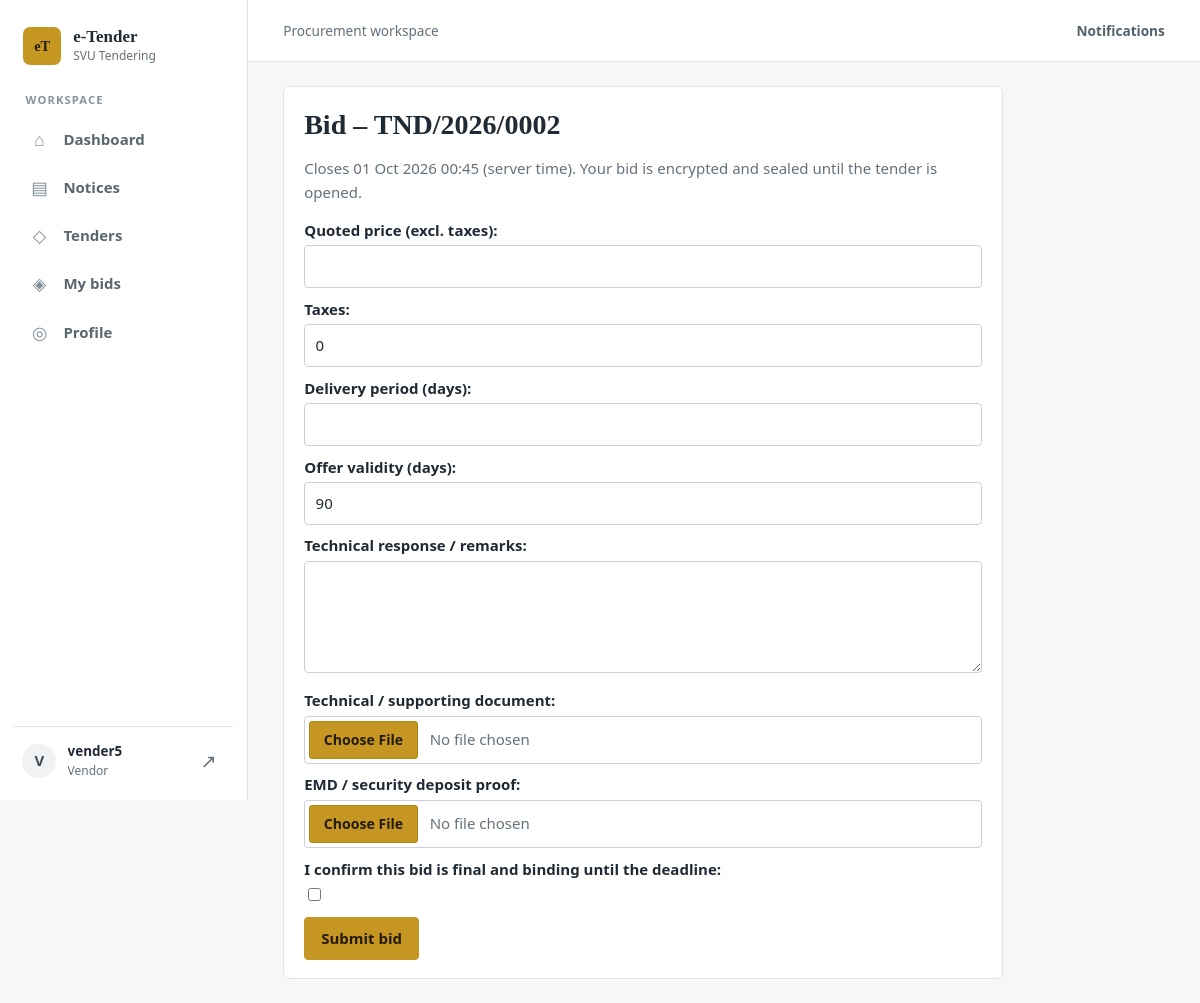
The app's page /tenders/2/bid/ (signed in) with its own data.
### accounts/models.py (models this page shows, shortened)
class User(AbstractUser):
    class Role(models.TextChoices):
        ADMIN = 'ADMIN', 'Admin'
        PO = 'PO', 'Purchase Officer'
        HOD = 'HOD', 'Head of Department'
        TC = 'TC', 'Technical Committee'
        FC = 'FC', 'Finance Committee'
        CFO = 'CFO', 'CFO'
        VENDOR = 'VENDOR', 'Vendor'
    email = models.EmailField(unique=True)
    role = models.CharField(max_length=10, choices=Role.choices, default=Role.VENDOR)
    phone = models.CharField(max_length=30, blank=True)
    email_verified = models.BooleanField(default=False)
    failed_attempts = models.PositiveIntegerField(default=0)
    locked_until = models.DateTimeField(null=True, blank=True)
    INTERNAL_ROLES = ('ADMIN', 'PO', 'HOD', 'TC', 'FC', 'CFO')

### tenders/models.py (models this page shows, shortened)
class Tender(models.Model):
    class Status(models.TextChoices):
        DRAFT = 'DRAFT', 'Draft'
        PUBLISHED = 'PUBLISHED', 'Published'
        BIDDING_OPEN = 'BIDDING_OPEN', 'Bidding open'
        BIDDING_CLOSED = 'BIDDING_CLOSED', 'Bidding closed'
        OPENED = 'OPENED', 'Opened'
        TECHNICAL_REVIEW = 'TECHNICAL_REVIEW', 'Technical review'
        TECHNICAL_APPROVED = 'TECHNICAL_APPROVED', 'Technically approved'
        FINANCE_REVIEW = 'FINANCE_REVIEW', 'Finance review'
        QUOTATION_VALIDATION = 'QUOTATION_VALIDATION', 'Quotation validation'
        CFO_REVIEW = 'CFO_REVIEW', 'CFO review'
        APPROVED = 'APPROVED', 'Approved (award pending)'
        AWARDED = 'AWARDED', 'Awarded'
        CLOSED = 'CLOSED', 'Closed'
        REJECTED = 'REJECTED', 'Rejected'
        SENT_BACK = 'SENT_BACK', 'Sent back'
        CANCELLED = 'CANCELLED', 'Cancelled'
    class Visibility(models.TextChoices):
        OPEN = 'OPEN', 'Open – all approved vendors'
        LIMITED = 'LIMITED', 'Limited – invited vendors only'
    tender_no = models.CharField(max_length=30, blank=True, unique=True)
    notice = models.ForeignKey(Notice, null=True, blank=True, on_delete=models.PROTECT, related_name='tenders')
    title = models.CharField(max_length=250)
    category = models.CharField(max_length=80)
    description = models.TextField('Description / specification')
    quantity = models.DecimalField(max_digits=14, decimal_places=2, default=1)
    unit = models.CharField(max_length=30, default='Nos')
    estimated_value = models.DecimalField(max_digits=16, decimal_places=2)
    currency = models.CharField(max_length=5, default='INR')
    emd_amount = models.DecimalField('EMD / security deposit', max_digits=14, decimal_places=2, default=0)
    eligibility = models.TextField(blank=True)
    terms = models.TextField('Payment & delivery terms / T&C', blank=True)
    evaluation_criteria = models.TextField(blank=True)
    contact_person = models.CharField(max_length=200, blank=True)
    visibility = models.CharField(max_length=8, choices=Visibility.choices, default=Visibility.OPEN)
    bid_start_at = models.DateTimeField()
    bid_end_at = models.DateTimeField()
    opening_at = models.DateTimeField()
    status = models.CharField(max_length=22, choices=Status.choices, default=Status.DRAFT)
    return_stage = models.CharField(max_length=10, blank=True)   # stage that rejected / sent back
    status_reason = models.TextField(blank=True)
    round = models.PositiveIntegerField(default=0)                # increments on each forward
    created_by = models.ForeignKey(User, on_delete=models.PROTECT, related_name='tenders_created')
    opened_by = models.ForeignKey(User, null=True, blank=True, on_delete=models.PROTECT, related_name='+')
    opened_at = models.DateTimeField(null=True, blank=True)
    created_at = models.DateTimeField(auto_now_add=True)
    class Meta:
        ordering = ['-created_at']
    def sync_status(self):
        return self.status

### tenders/views.py (the view, shortened to what this page needs)
# urls.py: path('tenders/<int:pk>/bid/', v.bid_form, name='bid_form'),
@role_required('VENDOR')
def bid_form(request, pk):
    t = get_tender(request, pk)
    v = request.user.vendor
    bid = Bid.objects.filter(tender=t, vendor=v).first()
    initial = {}
    if bid and bid.status != Bid.Status.WITHDRAWN and bid.latest:
        initial = bid.latest.get_payload(as_owner=True)
    form = BidForm(request.POST or None, request.FILES or None, initial=initial, tender=t,
                   has_emd_proof=bool(bid and bid.latest and bid.latest.emd_proof))
    return render(request, 'tenders/bid_form.html', {'t': t, 'form': form, 'bid': bid})

### tenders/forms.py (shortened to what this page needs)
class BidForm(forms.Form):
    price = forms.DecimalField(min_value=0, max_digits=16, decimal_places=2, label='Quoted price (excl. taxes)')
    taxes = forms.DecimalField(min_value=0, max_digits=16, decimal_places=2, initial=0)
    delivery_days = forms.IntegerField(min_value=1, label='Delivery period (days)')
    validity_days = forms.IntegerField(min_value=1, label='Offer validity (days)', initial=90)
    remarks = forms.CharField(widget=forms.Textarea(attrs={'rows': 4}), label='Technical response / remarks', required=False)
    document = forms.FileField(required=False, label='Technical / supporting document', validators=[validate_upload])
    emd_proof = forms.FileField(required=False, label='EMD / security deposit proof', validators=[validate_upload])
    confirm = forms.BooleanField(label='I confirm this bid is final and binding until the deadline')
    def __init__(self, *a, tender=None, has_emd_proof=False, **kw):
        super().__init__(*a, **kw)
        self.tender, self.has_emd_proof = tender, has_emd_proof

### tenders/context_processors.py (called while the page is built)
def globals(request):
    from django.conf import settings
    ctx = {'ORG_NAME': settings.ORG_NAME}
    u = getattr(request, 'user', None)
    if u is not None and u.is_authenticated:
        from .models import Notification
        ctx['unread_count'] = Notification.objects.filter(user=u, read_at__isnull=True).count()
    return ctx

### tenders/views.py (called while the page is built)
def tenders_for(user):
    qs = Tender.objects.all()
    if user.role in ('ADMIN', 'PO'):
        return qs
    if user.role == 'VENDOR':
        v = getattr(user, 'vendor', None)
        if not v or v.status != Vendor.Status.APPROVED:       # blacklisted / suspended see nothing (VEN-04)
            return qs.none()
        return qs.exclude(status__in=[S.DRAFT]).filter(Q(visibility='OPEN') | Q(invites__vendor=v)).distinct()
    if user.role == 'HOD':
        return qs.exclude(status=S.DRAFT)
    stage = {'TC': Stage.TECHNICAL, 'FC': Stage.FINANCE, 'CFO': Stage.CFO}[user.role]
    return qs.filter(forwards__stage=stage).distinct()

def get_tender(request, pk):
    t = get_object_or_404(tenders_for(request.user), pk=pk)       # 404 (not 403) for hidden tenders (T2/T18)
    t.sync_status()
    return t

### templates/tenders/bid_form.html (shortened to what this page needs)
{% extends 'base.html' %}{% block content %}<div class="card" style="max-width:720px"><h1>Bid – {{ t.tender_no }}</h1>
<p class="mut">Closes {{ t.bid_end_at|date:"d M Y H:i" }} (server time). Your bid is encrypted and sealed until the tender is opened.</p>
<form method="post" enctype="multipart/form-data">{% csrf_token %}{{ form.as_p }}<button>Submit bid</button></form>
</div>{% endblock %}

### templates/base.html (shortened to what this page needs)
<!doctype html>
<html lang="en">
<head>
	{% load static %}<link rel="stylesheet" href="{% static 'css/style.css' %}">
</head>
<body>
{% if user.is_authenticated %}
<div class="app-shell">
	<aside class="sidebar">
		<a class="sidebar-brand" href="/">
			<span class="brand-mark" aria-hidden="true">eT</span>
			<span class="brand-copy"><strong>e-Tender</strong><small>{{ ORG_NAME }}</small></span>
		</a>
		<p class="sidebar-section-label">Workspace</p>
		<nav class="side-nav" aria-label="Main navigation">
			<a class="side-link{% if request.resolver_match.url_name == 'dashboard' %} active{% endif %}" href="{% url 'dashboard' %}"><span class="nav-icon" aria-hidden="true">⌂</span>Dashboard</a>
			<a class="side-link{% if request.resolver_match.url_name == 'notice_list' %} active{% endif %}" href="{% url 'notice_list' %}"><span class="nav-icon" aria-hidden="true">▤</span>Notices</a>
			<a class="side-link" href="{% url 'tender_list' %}"><span class="nav-icon" aria-hidden="true">◇</span>Tenders</a>
			{% if user.role == 'VENDOR' %}
			<a class="side-link{% if request.resolver_match.url_name == 'my_bids' %} active{% endif %}" href="{% url 'my_bids' %}"><span class="nav-icon" aria-hidden="true">◈</span>My bids</a>
			<a class="side-link{% if request.resolver_match.url_name == 'profile' %} active{% endif %}" href="{% url 'profile' %}"><span class="nav-icon" aria-hidden="true">◎</span>Profile</a>
			{% endif %}
		</nav>
		<div class="sidebar-spacer"></div>
		<div class="sidebar-user">
			<span class="user-avatar" aria-hidden="true">{{ user.username|slice:":1"|upper }}</span>
			<span class="user-copy"><strong>{{ user.username }}</strong><small>{{ user.get_role_display }}</small></span>
			<a class="signout-link" href="{% url 'logout' %}" aria-label="Sign out">↗</a>
		</div>
	</aside>
	<div class="app-main">
		<header class="topbar">
			<span class="topbar-context">Procurement workspace</span>
			<div class="topbar-actions">
				<a class="notifications-link" href="{% url 'notifications' %}">Notifications{% if unread_count %}<span class="notification-count">{{ unread_count }}</span>{% endif %}</a>
			</div>
		</header>
{% endif %}
<main>
	{% block content %}{% endblock %}
</main>
{% if user.is_authenticated %}</div></div>{% endif %}
</body>
</html>

### static/css/style.css (style rules this page uses)
:root { color-scheme: light; --bg: #f6f7f8; --surface: #ffffff; --ink: #202a34; --muted: #64717c; --gold: #c59622; --gold-deep: #8c650b; --gold-wash: #fff7df; --line: #e1e5e8; --ok: #18734e; --bad: #b43d3d; --warn: #8c650b; }
* { box-sizing: border-box; }
body { margin: 0; background: var(--bg); color: var(--ink); font: 15px/1.55 "Segoe UI", Tahoma, sans-serif; }
a { color: var(--gold-deep); text-decoration: none; }
.app-shell { display: grid; grid-template-columns: 248px minmax(0, 1fr); min-height: 100vh; }
.sidebar { position: sticky; top: 0; display: flex; height: 100vh; flex-direction: column; padding: 1.35rem .9rem 1rem; background: var(--surface); border-right: 1px solid var(--line); }
.sidebar-brand { display: flex; align-items: center; gap: .75rem; padding: .35rem .55rem 1.5rem; color: var(--ink); text-decoration: none; }
.brand-mark { display: grid; width: 38px; aspect-ratio: 1; place-items: center; border-radius: 7px; background: var(--gold); color: #241b08; font: 700 .9rem Georgia, "Times New Roman", serif; }
.brand-copy, .user-copy { display: grid; min-width: 0; }
.brand-copy strong { font: 700 1.06rem Georgia, "Times New Roman", serif; }
.brand-copy small, .user-copy small { overflow: hidden; color: var(--muted); font-size: .75rem; text-overflow: ellipsis; white-space: nowrap; }
.sidebar-section-label { margin: .1rem .7rem .55rem; color: #89939b; font-size: .7rem; font-weight: 750; letter-spacing: .1em; text-transform: uppercase; }
.side-nav { display: grid; gap: .2rem; }
.side-link { display: flex; min-height: 42px; align-items: center; gap: .8rem; padding: .55rem .7rem; border-left: 3px solid transparent; border-radius: 0 4px 4px 0; color: #596771; font-weight: 550; transition: color .15s ease, background-color .15s ease; }
.nav-icon { display: grid; width: 22px; flex: 0 0 22px; place-items: center; color: #82909a; font-size: 1.1rem; }
.sidebar-spacer { flex: 1; }
.sidebar-user { display: flex; align-items: center; gap: .7rem; padding: .9rem .5rem .2rem; border-top: 1px solid var(--line); }
.user-avatar { display: grid; width: 34px; aspect-ratio: 1; flex: 0 0 34px; place-items: center; border-radius: 50%; background: #f0f2f3; color: #3e4d57; font-weight: 750; }
.user-copy { flex: 1; }
.user-copy strong { overflow: hidden; font-size: .84rem; text-overflow: ellipsis; white-space: nowrap; }
.signout-link { display: grid; width: 32px; aspect-ratio: 1; place-items: center; border-radius: 4px; color: var(--muted); font-size: 1.2rem; }
.app-main { min-width: 0; }
.topbar { display: flex; min-height: 62px; align-items: center; justify-content: space-between; gap: 1rem; padding: .7rem clamp(1rem, 3vw, 2.2rem); border-bottom: 1px solid var(--line); background: var(--surface); }
.topbar-context { color: var(--muted); font-size: .85rem; }
.topbar-actions { display: flex; align-items: center; gap: 1rem; }
.notifications-link { display: inline-flex; align-items: center; gap: .5rem; color: #53616b; font-size: .85rem; font-weight: 600; }
main { width: min(1200px, 100%); margin: 1.8rem auto; padding: 0 clamp(1rem, 4vw, 2.5rem); }
.app-main main { width: 100%; margin: 1.5rem auto; padding: 0 clamp(1rem, 3vw, 2.2rem); }
.card { margin-bottom: 1rem; padding: 1.15rem 1.25rem; overflow-x: auto; background: var(--surface); border: 1px solid var(--line); border-radius: 6px; }
h1, h2, h3 { color: var(--ink); }
h1 { margin: .15rem 0 1rem; font-family: Georgia, "Times New Roman", serif; font-size: 1.75rem; line-height: 1.2; }
.btn, button { display: inline-block; padding: .55rem 1rem; border: 1px solid var(--gold); border-radius: 4px; background: var(--gold); color: #241b08; cursor: pointer; font: inherit; font-weight: 650; transition: background-color .15s ease, border-color .15s ease; }
form p { margin: .6rem 0; }
label { display: block; margin-bottom: .2rem; font-weight: 600; }
input, select, textarea { width: 100%; padding: .55rem .65rem; border: 1px solid #cbd2d7; border-radius: 4px; background: var(--surface); color: var(--ink); font: inherit; }
input[type=file] { padding: .25rem; color: var(--muted); cursor: pointer; }
input[type=checkbox], input[type=radio] { width: auto; accent-color: var(--gold-deep); }
.mut { color: var(--muted); }

### records on screen
User: username "V", username "vender5", role "Vendor"
Tender: tender_no "TND/2026/0002", bid_end_at "01 Oct 2026 00:45"

### other values on screen
{{ ORG_NAME }} "SVU Tendering"
